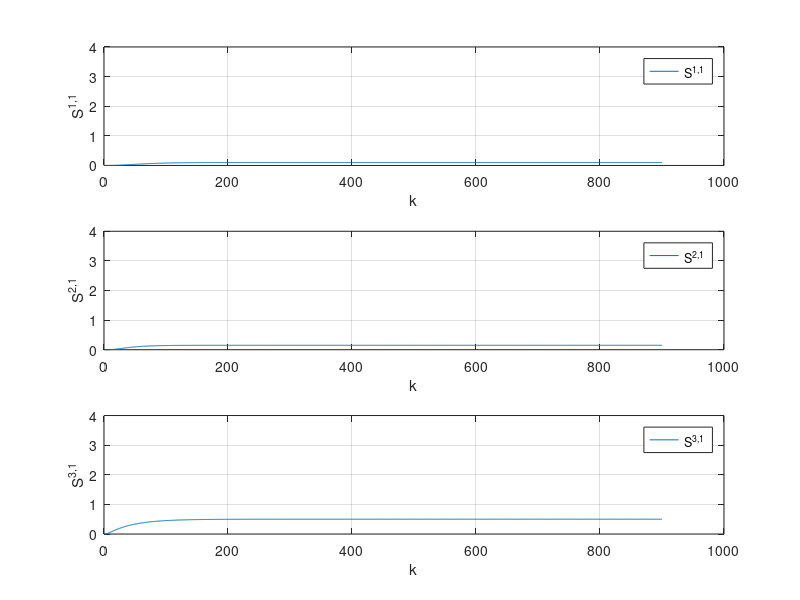

The MATLAB script that drew this image: (Note: this script raises an error after producing the figure.)
addpath('../../../../../../matlab2tikz-master/src/');
outputFile = 'proj_zadanie2u1.tex';

y1 = dlmread('zad2_y1_u1.csv','\t');
y2 = dlmread('zad2_y2_u1.csv','\t');
y3 = dlmread('zad2_y3_u1.csv','\t');
%u1 = dlmread('zad1_u1.csv','\t');
%u2 = dlmread('zad1_u2.csv','\t');
%u3 = dlmread('zad1_u3.csv','\t');
%u4 = dlmread('zad1_u4.csv','\t');

%%z = dlmread('zad6_z_best_nie_licz_zakl.csv','\t');
%x = 1:length(x);

% figure(1);
% 
% 
% subplot(4,1, 1);
% plot(u1);
%  ylabel('u_1');
%  xlabel('k');
% grid on;
% 
% subplot(4,1, 2);
% plot(u2);
% ylabel('u_2');
%  xlabel('k');
% grid on;
% 
% subplot(4,1, 3);
% plot(u3);
% ylabel('u_3');
%  xlabel('k');
% grid on;
% 
% subplot(4,1, 4);
% plot(u4);
% ylabel('u_4');
%  xlabel('k');
% grid on;

figure(2);

title('y');

subplot(3,1, 1);
plot(y1);
ylabel('S^{1,1}');
xlabel('k');
legend('S^{1,1}', 'Location', 'NorthEast');
grid on;
ylim([0 4]);


subplot(3,1, 2);
plot(y2);
ylabel('S^{2,1}');
xlabel('k');
legend('S^{2,1}', 'Location', 'NorthEast');
grid on;
ylim([0 4]);

subplot(3,1, 3);

plot(y3);
legend('y3', 'Location', 'NorthEast');
ylabel('S^{3,1}');
xlabel('k');
legend('S^{3,1}', 'Location', 'NorthEast');
grid on;
ylim([0 4]);
%box on;

% subplot(,1, 2);
% hold on;
% %stairs(x,u);
% plot(x,u);
% plot(x,u1);
% plot(x,u2);
% plot(x,u3);
% plot(x,u4);
% xlim([min(x) max(x)]);
% %title('u');
% %xlabel('k');
% ylabel('u');
% legend('u', 'Location', 'NorthEast');
% grid on;
% box on;

% subplot(3,1, 3);
% hold on;
% stairs(x,z);
% xlim([min(x) max(x)]);
% %title('z');
% xlabel('k');
% ylabel('z');
% legend('z', 'Location', 'NorthEast');
% grid on;
% box on;

% dwie linijki poni�ej zapewniaj� poprawne ustawienie wykresu w pdf-ie
% oraz pozwalaj� nazwa� wykres pod spodem
%beforeFigure = [sprintf('\\begin{figure}[H] \n\\centering')];
%afterFigure = [sprintf('\\caption{%s}\n\\end{figure}', title)];

matlab2tikz(outputFile, ...
    'showInfo', false, ...
    'encoding', 'UTF-8');
%    'extraCode', beforeFigure, ...
%    'extraCodeAtEnd', afterFigure);
hold off;
%close(1)
